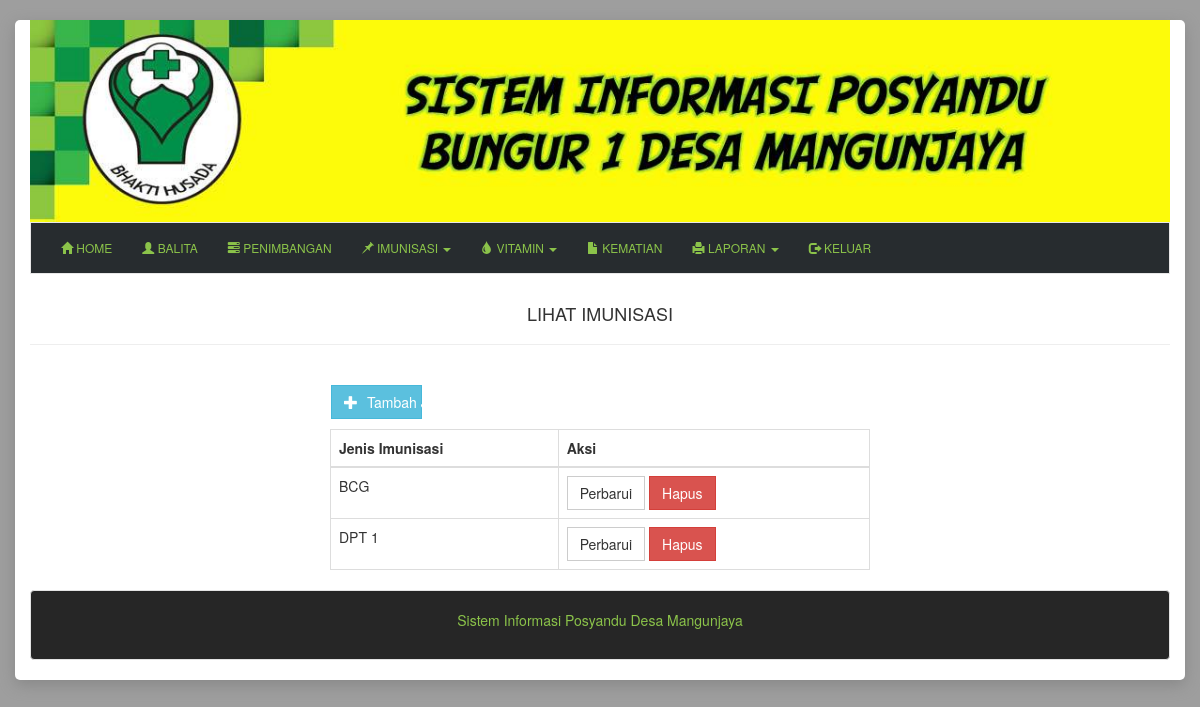
Before: /index.php?module=imunisasi (signed in) with the older database file.
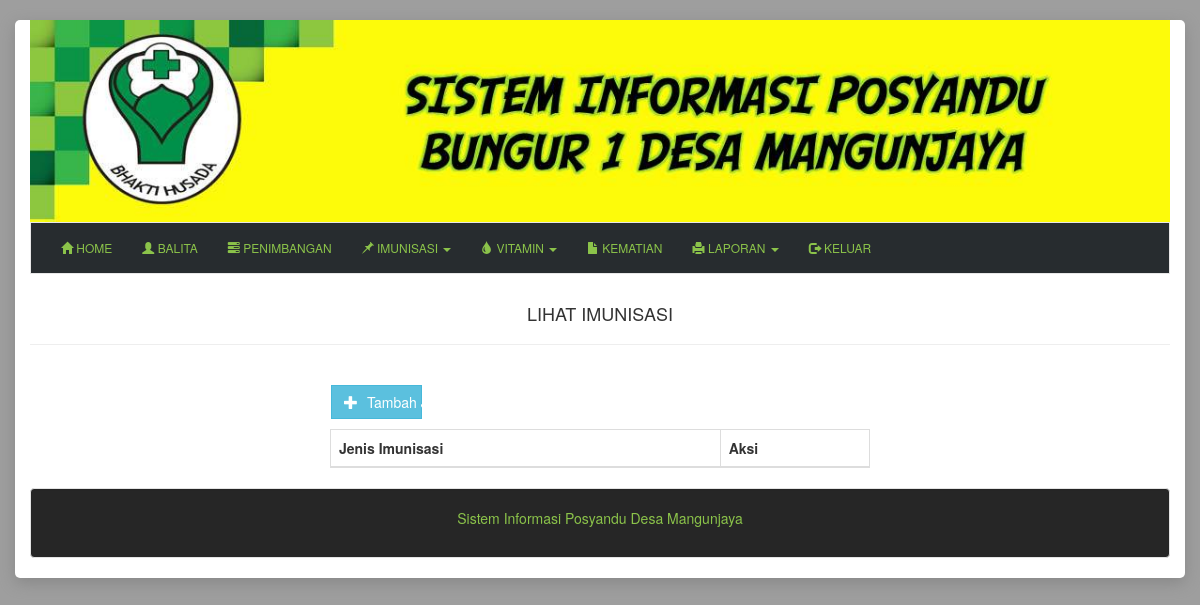
After: the same page with the newer database file.
### tables this page shows
CREATE TABLE `imunisasi` (
  `id_imunisasi` int(11) NOT NULL,
  `jenis_imunisasi` varchar(20) NOT NULL
);

### content/imunisasi.php (the view, shortened to what this page needs)
<?php
$module=$_GET['module'];
if ($module == 'imunisasi') :
?>
<h4 style="text-align: center;">LIHAT IMUNISASI</h4><hr><br>
<div class="container-immune">
	<button id="show-form-immune" class="btn btn-info btn-styled">
		<i class="glyphicon glyphicon-plus glyph-styled"></i>
		Tambah Jenis Imunisasi
	</button>
</div>
<div class="col-md-6 col-sm-offset-3">
	<div class="table-responsive">
		<table class="table table-bordered" id="table_lihat_immune">
			<thead>
				<tr>
					<th>Jenis Imunisasi</th>
					<th>Aksi</th>
				</tr>
			</thead>
			<tbody>
				<?php
				$tampil3 = mysqli_query($db, "SELECT * FROM imunisasi");
				while ($row3 = mysqli_fetch_assoc($tampil3)) : ?>
				<tr>
					<td><?php echo $row3['jenis_imunisasi'] ?></td>
					<?php
					if (!empty($_SESSION["nama_admin"])) : ?>
						<td>
							<a href="javascript:void(0)"
							class="btn btn-default for_imune_patch"
							data-toggle="modal"
							data-target="#modal-immune"
							rel=" <?php echo $row3['id_imunisasi']; ?> ">Perbarui</a>
							<a href="content/aksi_imunisasi.php?module=imunisasi&act=delete&id=<?php echo $row3['id_imunisasi'];?>" onclick="return confirm('Apakah anda yakin akan menghapus data ini?')"  class="btn btn-danger">Hapus</a>
						</td>
					<?php endif ?>
				</tr>
				<?php endwhile ?>
			</tbody>
		</table>
	</div>
</div>
<?php endif ?>

Changed rows visible on the page:
removed imunisasi: jenis_imunisasi "BCG"
removed imunisasi: jenis_imunisasi "DPT 1"
